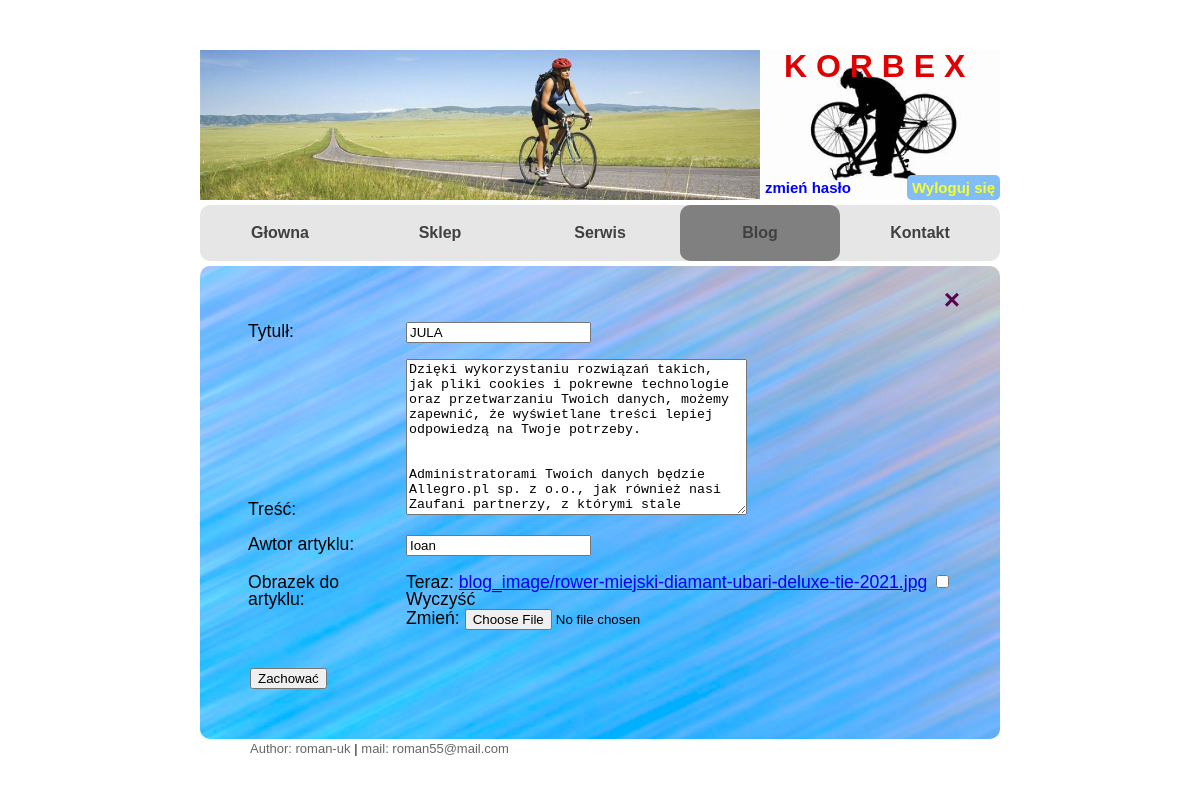
Page /blog/update/16 (signed in) on the earlier database version.
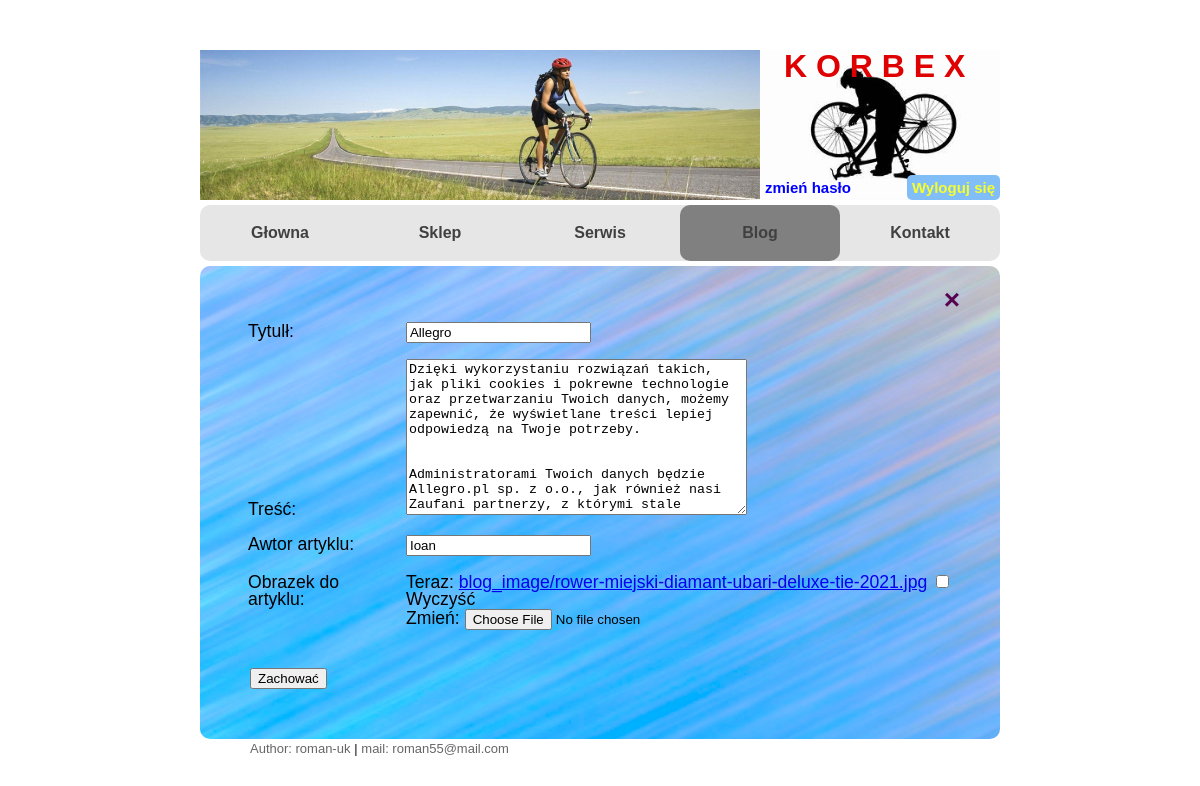
Same page on the later database version.
### korbex/models.py (models this page shows, shortened)
class Blog(models.Model):
    title = models.CharField(max_length=50, unique=True, verbose_name='Tytulł')
    content = models.TextField(verbose_name='Treść')
    image = models.ImageField(null=True, blank=True, verbose_name='Obrazek do artyklu', upload_to='blog_image')
    data_add = models.DateField(auto_now=True)
    author = models.CharField(max_length=20, verbose_name='Awtor artyklu')

### korbex/views.py (the view)
# urls.py: path('blog/update/<int:pk>', views.UpdateBlog.as_view(), name='blog_update'),
class UpdateBlog(LoginRequiredMixin, UpdateView):
    model = Blog
    form_class = BlogForm
    template_name = 'korbex/blog-create.html'
    success_url = '/blog'

### korbex/forms.py
class BlogForm(forms.ModelForm):
    class Meta:
        model = Blog
        fields = ['title', 'content', 'author', 'image']
        widgets = {
            'title': forms.TextInput(attrs={
                'placeholder': 'Tytul artyklu'
            }),
            'content': forms.Textarea(attrs={
                'placeholder': 'Treść artykułu'
            }),
            'author': forms.TextInput(attrs={
                'placeholder': 'Wprowadż ime awtora artykłu'
            })
        }

### korbex/templates/korbex/blog-create.html (shortened to what this page needs)
{% extends "./index.html" %}
{% load static %}
{%block blog%}
    active
{%endblock%}
{% block content %}
<div style="width: 100%" class="content-home">
    <a href="{% url 'blog_p' %}" class="close">&times;</a>
<form  method="post" enctype='multipart/form-data'>
    <table class="table-form">
    {{ form.as_table}}
    </table>
    <input style="margin:30px" type="submit" value="Zachować" />
</form>
</div>
{% endblock %}

Differences in the rows shown:
changed Blog "Ioan": title "JULA" → "Allegro"
